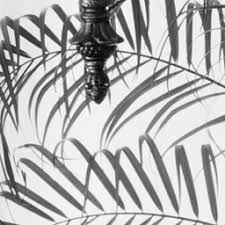
#> input picture EEE501_Project/test_images/hr/leaves.jpg, 225 x 225 px
$ python stage4_patch_extraction.py --image ../test_images/hr/leaves.jpg
#> lines starting #> are read from the running program, lines starting #| are printed output that depends on the picture; long printed decimals are rounded
### EEE501_Project/code/stage1_pipeline.py
import argparse
from pathlib import Path

import cv2
import matplotlib.pyplot as plt
import numpy as np


def load_image(path: str) -> np.ndarray:
    """
    Load image from disk, convert to grayscale if needed,
    return float32 array normalized to [0, 1].

    Note: To make the 2x downsample/upsample pipeline consistent, we trim
    HR dimensions to even numbers (if needed).
    """
    img = cv2.imread(str(path), cv2.IMREAD_UNCHANGED)
    if img is None:
        raise FileNotFoundError(f"Could not read image: {path}")

    if img.ndim == 3:
        img = cv2.cvtColor(img, cv2.COLOR_BGR2GRAY)

    img = img.astype(np.float32)

    # Normalize to [0, 1]
    mn, mx = float(img.min()), float(img.max())
    if mx <= 1.0 and mn >= 0.0:
        hr = img
    else:
        # Common cases: 8-bit or 16-bit; otherwise use min-max.
        if mx <= 255.0:
            hr = img / 255.0
        elif mx <= 65535.0:
            hr = img / 65535.0
        else:
            denom = (mx - mn) if (mx - mn) != 0 else 1.0
            hr = (img - mn) / denom

    hr = hr.astype(np.float32)

    # Ensure even H/W so that lr = hr[::2, ::2] and bicubic_upsample matches hr shape.
    h, w = hr.shape
    h2, w2 = h - (h % 2), w - (w % 2)
    if (h2, w2) != (h, w):
        print(f"Warning: trimming HR from ({h}, {w}) to even shape ({h2}, {w2}) for factor-2 pipeline.")
        hr = hr[:h2, :w2]

    return hr


# [58 lines left out: functions create_lr, bicubic_upsample, visualize_images, main, not called in this run]


# [2 lines that do not run on import are left out]

### EEE501_Project/code/stage2_grid_mask.py
import argparse
from typing import List, Tuple

import matplotlib.pyplot as plt
import numpy as np

from stage1_pipeline import load_image


Coord = Tuple[int, int]


def classify_pixels(hr_shape: Tuple[int, int]) -> Tuple[List[Coord], List[Coord], List[Coord]]:
    """
    Classify HR pixel coordinates into 3 groups for 2x upsampling grid:

    Known: both indices even
      i % 2 == 0 and j % 2 == 0

    Step1 (diagonal): both indices odd
      i % 2 == 1 and j % 2 == 1

    Step2 (plus positions): one odd and one even
      (i % 2 == 1 and j % 2 == 0) OR (i % 2 == 0 and j % 2 == 1)
    """
    h, w = hr_shape

    known_pixels: List[Coord] = []
    step1_pixels: List[Coord] = []
    step2_pixels: List[Coord] = []

    # Simple explicit iteration (no interpolation yet).
    for i in range(h):
        for j in range(w):
            if (i % 2 == 0) and (j % 2 == 0):
                known_pixels.append((i, j))
            elif (i % 2 == 1) and (j % 2 == 1):
                step1_pixels.append((i, j))
            else:
                step2_pixels.append((i, j))

    return known_pixels, step1_pixels, step2_pixels


# [63 lines left out: functions build_visualization_map, visualize_grid, main, not called in this run]


# [2 lines that do not run on import are left out]

### EEE501_Project/code/stage3_neighbors.py
import argparse
import random
from typing import List, Tuple, Optional

import numpy as np

from stage1_pipeline import load_image
from stage2_grid_mask import classify_pixels


Coord = Tuple[int, int]


def _in_bounds(i: int, j: int, h: int, w: int) -> bool:
    return 0 <= i < h and 0 <= j < w


def get_cross_neighbors(i: int, j: int, image: np.ndarray) -> List[Tuple[Coord, float]]:
    """
    Cross (diagonal) neighbors for Step1 pixels at (i, j):
      (i-1, j-1), (i-1, j+1), (i+1, j-1), (i+1, j+1)
    Boundary neighbors outside the image are skipped.
    """
    h, w = image.shape
    candidates = [(i - 1, j - 1), (i - 1, j + 1), (i + 1, j - 1), (i + 1, j + 1)]
    out: List[Tuple[Coord, float]] = []
    for ni, nj in candidates:
        if _in_bounds(ni, nj, h, w):
            out.append(((ni, nj), float(image[ni, nj])))
    return out


def get_plus_neighbors(i: int, j: int, image: np.ndarray) -> List[Tuple[Coord, float]]:
    """
    Plus (horizontal/vertical) neighbors for Step2 pixels at (i, j):
      (i-1, j), (i+1, j), (i, j-1), (i, j+1)
    Boundary neighbors outside the image are skipped.
    """
    h, w = image.shape
    candidates = [(i - 1, j), (i + 1, j), (i, j - 1), (i, j + 1)]
    out: List[Tuple[Coord, float]] = []
    for ni, nj in candidates:
        if _in_bounds(ni, nj, h, w):
            out.append(((ni, nj), float(image[ni, nj])))
    return out


def _has_full_neighbors(neighbors: List[Tuple[Coord, float]], expected: int = 4) -> bool:
    return len(neighbors) == expected


# [67 lines left out: functions _sample_eligible_pixels, print_neighbors, run_tests, main, not called in this run]


# [2 lines that do not run on import are left out]

### EEE501_Project/code/stage4_patch_extraction.py
import argparse
import random
from typing import Optional, Tuple, List

import numpy as np

from stage1_pipeline import load_image
from stage2_grid_mask import classify_pixels
from stage3_neighbors import get_cross_neighbors, get_plus_neighbors


Coord = Tuple[int, int]


def extract_patch(i: int, j: int, image: np.ndarray, mode: str) -> Optional[np.ndarray]:
    """
    Build a 5-element patch vector:
      [center, n1, n2, n3, n4]

    mode:
      "cross" -> diagonal neighbors (i±1, j±1) for Step1 pixels
      "plus"  -> plus neighbors (i±1, j) and (i, j±1) for Step2 pixels

    Returns:
      patch: np.ndarray shape (5,) if 4 neighbors exist
      None  : if any neighbor is out of bounds
    """
    if mode == "cross":
        neighbors = get_cross_neighbors(i, j, image)  # list of ((ni,nj), val) in fixed order
    elif mode == "plus":
        neighbors = get_plus_neighbors(i, j, image)  # list of ((ni,nj), val) in fixed order
    else:
        raise ValueError("mode must be either 'cross' or 'plus'")

    if len(neighbors) != 4:
        return None

    center = float(image[i, j])
    vals = [float(v) for (_, v) in neighbors]
    return np.array([center, *vals], dtype=np.float32)


def _eligible_pixels(
    pixels: List[Coord],
    image: np.ndarray,
    mode: str,
) -> List[Coord]:
    eligible: List[Coord] = []
    for (i, j) in pixels:
        if extract_patch(i, j, image, mode) is not None:
            eligible.append((i, j))
    return eligible


def print_patch(pixel: Coord, patch: Optional[np.ndarray]) -> None:
    i, j = pixel
    if patch is None:
        print(f"Pixel: ({i}, {j})")
        print("Patch: None (boundary / incomplete neighbors)")
        return

    vals = [float(x) for x in patch.tolist()]
    vals_str = ", ".join(f"{v:.6f}" for v in vals)
    print(f"Pixel: ({i}, {j})")
    print(f"Patch: [{vals_str}]")


def run_tests(hr: np.ndarray, seed: int = 0) -> None:
    random.seed(seed)

    _, step1_pixels, step2_pixels = classify_pixels(hr.shape)

    step1_eligible = _eligible_pixels(step1_pixels, hr, mode="cross")
    step2_eligible = _eligible_pixels(step2_pixels, hr, mode="plus")

    step1_samples = random.sample(step1_eligible, k=min(5, len(step1_eligible)))
    step2_samples = random.sample(step2_eligible, k=min(5, len(step2_eligible)))

    print("=== Stage 4: Patch Extraction Tests ===")
    print(f"HR shape: {hr.shape}")
    print(f"Eligible Step1 (cross) count: {len(step1_eligible)}")
    print(f"Eligible Step2 (plus) count : {len(step2_eligible)}")
    print("")

    print("--- Step1 samples (mode='cross') ---")
    for pix in step1_samples:
        patch = extract_patch(pix[0], pix[1], hr, mode="cross")
        print_patch(pix, patch)
        print("")

    print("--- Step2 samples (mode='plus') ---")
    for pix in step2_samples:
        patch = extract_patch(pix[0], pix[1], hr, mode="plus")
        print_patch(pix, patch)
        print("")


def main() -> None:
    parser = argparse.ArgumentParser()
    parser.add_argument("--image", type=str, required=True, help="Path to HR image")
    parser.add_argument("--seed", type=int, default=0)
    args = parser.parse_args()

    hr = load_image(args.image)
#> in load_image, img is the input picture: shape (225, 225, 3); min 0, max 255, mean 181
#> in load_image, `mn, mx = float(img.min()), float(img.max())`: mn = 0; mx = 255
#| Warning: trimming HR from (225, 225) to even shape (224, 224) for factor-2 pipeline.
#> in load_image, `hr = hr[:h2, :w2]`:
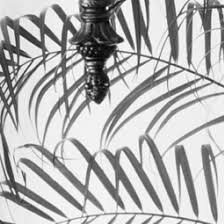
#> hr: shape (224, 224) float32; min 0, max 1, mean 0.709
    run_tests(hr, seed=args.seed)
#> the loop in _eligible_pixels, `for (i, j) in pixels:` made 12544 passes
#> (center in extract_patch, vals in extract_patch) on passes 1 to 3: (0.906, [0.906, 0.902, 0.906, 0.902]), (0.902, [0.902, 0.898, 0.902, 0.898]), (0.894, [0.898, 0.89, 0.898, 0.89])
#> after the loop in _eligible_pixels, `for (i, j) in pixels:`: eligible = 12321 pairs, first value 1 to 221, second value 1 to 221
#> in run_tests, `step1_eligible = _eligible_pixels(step1_pixels, hr, mode="cross")`: step1_eligible has the same summary as eligible in _eligible_pixels
#> the loop in _eligible_pixels (call 2), `for (i, j) in pixels:` made 25088 passes
#> neighbors in extract_patch on passes 1 to 3: [((1, 1), 0.906), ((0, 0), 0.906), ((0, 2), 0.902)], [((1, 3), 0.902), ((0, 2), 0.902), ((0, 4), 0.898)], [((1, 5), 0.894), ((0, 4), 0.898), ((0, 6), 0.89)]
#> in run_tests, `step2_eligible = _eligible_pixels(step2_pixels, hr, mode="plus")`: step2_eligible = 24642 items
#> in run_tests, `step1_samples = random.sample(step1_eligible, k=min(5, len(step1_eligi..`: step1_samples = [(113, 191), (125, 17), (11, 217), (77, 49), (151, 103)]
#> in run_tests, `step2_samples = random.sample(step2_eligible, k=min(5, len(step2_eligi..`: step2_samples = [(144, 99), (120, 119), (90, 119), (141, 156), (106, 155)]
#| HR shape: (224, 224)
#| Eligible Step1 (cross) count: 12321
#| Eligible Step2 (plus) count : 24642
#> the loop in run_tests, `for pix in step1_samples:` made 5 passes
#> (center in extract_patch, patch, i in print_patch, j in print_patch) on passes 1 to 5: (0.937, [0.937, 0.937, 0.933, 0.937, 0.933], 113, 191), (0.518, [0.518, 0.776, 0.741, 0.557, 0.812], 125, 17), (0.851, [0.851, 0.984, 0.478, 0.957, 0.694], 11, 217), (0.882, [0.882, 0.545, 0.886, 0.89, 0.925], 77, 49), (0.592, [0.592, 0.659, 0.561, 0.745, 0.506], 151, 103)
#| Pixel: (113, 191)
#| Patch: [0.9373, 0.9373, 0.9333, 0.9373, 0.9333]
#| Pixel: (125, 17)
#| Patch: [0.5176, 0.7765, 0.7412, 0.5569, 0.8118]
#| Pixel: (11, 217)
#| Patch: [0.851, 0.9843, 0.4784, 0.9569, 0.6941]
#| Pixel: (77, 49)
#| Patch: [0.8824, 0.5451, 0.8863, 0.8902, 0.9255]
#| Pixel: (151, 103)
#| Patch: [0.5922, 0.6588, 0.5608, 0.7451, 0.5059]
#> the loop in run_tests, `for pix in step2_samples:` made 5 passes
#> (center in extract_patch, patch, i in print_patch, j in print_patch) on passes 1 to 4: (0.91, [0.91, 0.933, 0.922, 0.957, 0.725], 144, 99), (0.918, [0.918, 0.863, 0.894, 0.812, 0.957], 120, 119), (0.933, [0.933, 0.933, 0.933, 0.933, 0.929], 90, 119), (0.914, [0.914, 0.918, 0.925, 0.973, 0.925], 141, 156)
#| Pixel: (144, 99)
#| Patch: [0.9098, 0.9333, 0.9216, 0.9569, 0.7255]
#| Pixel: (120, 119)
#| Patch: [0.9176, 0.8627, 0.8941, 0.8118, 0.9569]
#| Pixel: (90, 119)
#| Patch: [0.9333, 0.9333, 0.9333, 0.9333, 0.9294]
#| Pixel: (141, 156)
#| Patch: [0.9137, 0.9176, 0.9255, 0.9725, 0.9255]
#| Pixel: (106, 155)
#| Patch: [0.9451, 0.9137, 0.8863, 0.9373, 0.9451]


if __name__ == "__main__":
    main()

$ run again, on EEE501_Project/test_images/hr/Lighthouse.png
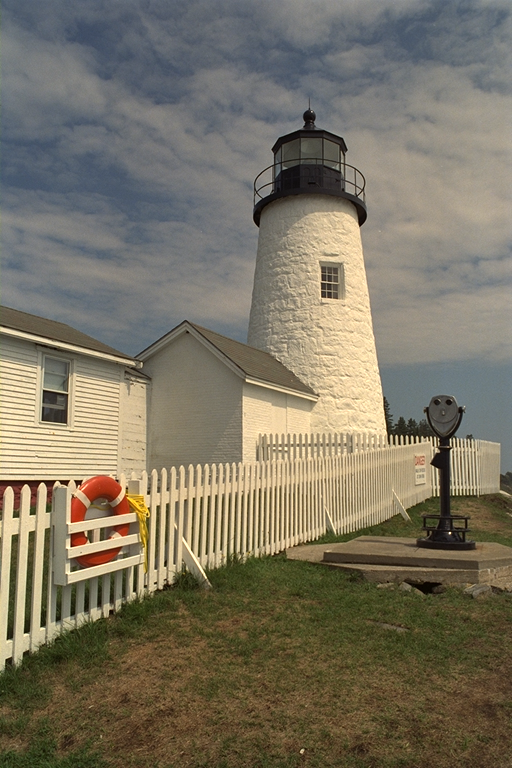
#> input picture EEE501_Project/test_images/hr/Lighthouse.png, 512 x 768 px
#> in load_image, img is the input picture: shape (768, 512, 3); mean B, G, R 98.2, 115.5, 122.5
#> in load_image, `img = cv2.cvtColor(img, cv2.COLOR_BGR2GRAY)`:
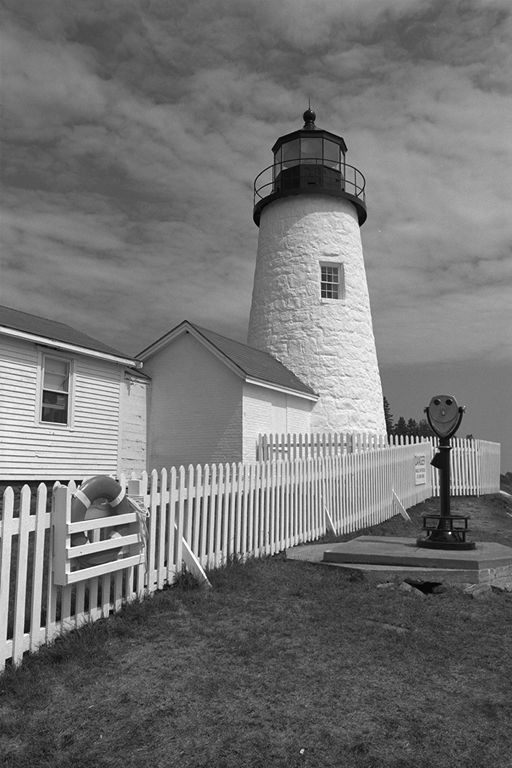
#> img: shape (768, 512); min 0, max 255, mean 115.6
#> mn = 0; mx = 255
#> the loop in _eligible_pixels, `for (i, j) in pixels:` made 98304 passes
#> (center in extract_patch, vals in extract_patch) on passes 1 to 3: (0.349, [0.345, 0.349, 0.349, 0.345]), (0.345, [0.349, 0.384, 0.345, 0.357]), (0.369, [0.384, 0.373, 0.357, 0.384])
#> after the loop in _eligible_pixels, `for (i, j) in pixels:`: eligible = 97665 items
#> the loop in _eligible_pixels (call 2), `for (i, j) in pixels:` made 196608 passes
#> neighbors in extract_patch on passes 1 to 3: [((1, 1), 0.349), ((0, 0), 0.345), ((0, 2), 0.349)], [((1, 3), 0.345), ((0, 2), 0.349), ((0, 4), 0.384)], [((1, 5), 0.369), ((0, 4), 0.384), ((0, 6), 0.373)]
#> step2_eligible = 195330 items
#> step1_samples = [(397, 9), (433, 91), (41, 413), (267, 43), (525, 407)]
#> step2_samples = [(500, 277), (417, 144), (312, 413), (490, 485), (369, 42)]
#| HR shape: (768, 512)
#| Eligible Step1 (cross) count: 97665
#| Eligible Step2 (plus) count : 195330
#> the loop in run_tests, `for pix in step1_samples:` made 5 passes
#> (center in extract_patch, patch, i in print_patch, j in print_patch) on passes 1 to 4: (0.847, [0.847, 0.514, 0.478, 0.914, 0.922], 397, 9), (0.592, [0.592, 0.553, 0.639, 0.914, 0.878], 433, 91), (0.349, [0.349, 0.345, 0.345, 0.357, 0.341], 41, 413), (0.478, [0.478, 0.494, 0.498, 0.482, 0.486], 267, 43)
#> (printed output is left out)
#> the loop in run_tests, `for pix in step2_samples:` made 5 passes
#> (center in extract_patch, patch, i in print_patch, j in print_patch) on passes 1 to 4: (0.812, [0.812, 0.796, 0.82, 0.525, 0.906], 500, 277), (0.745, [0.745, 0.729, 0.729, 0.737, 0.749], 417, 144), (0.573, [0.573, 0.584, 0.573, 0.569, 0.573], 312, 413), (0.584, [0.584, 0.569, 0.584, 0.592, 0.565], 490, 485)
#> (printed output is left out)
